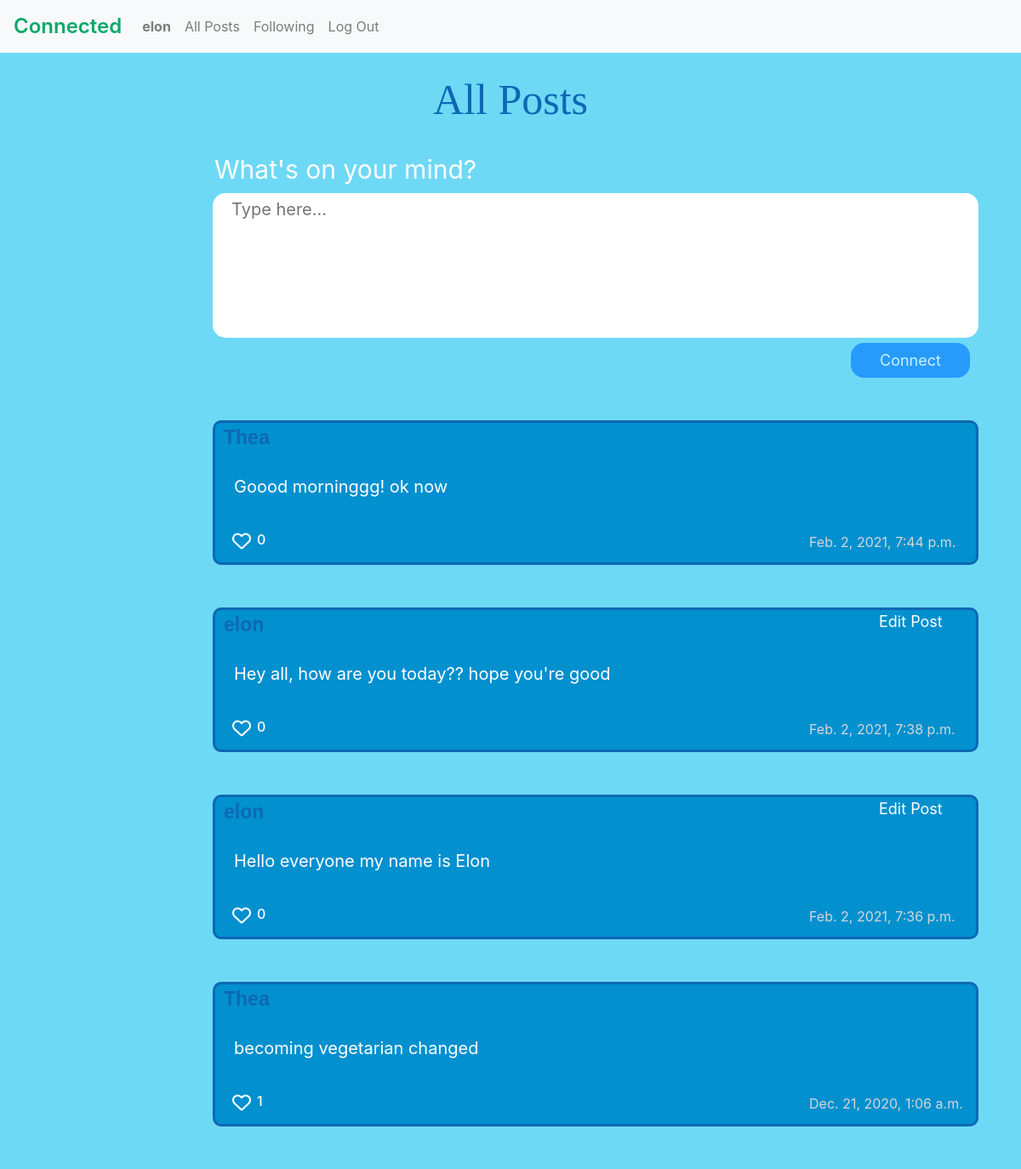
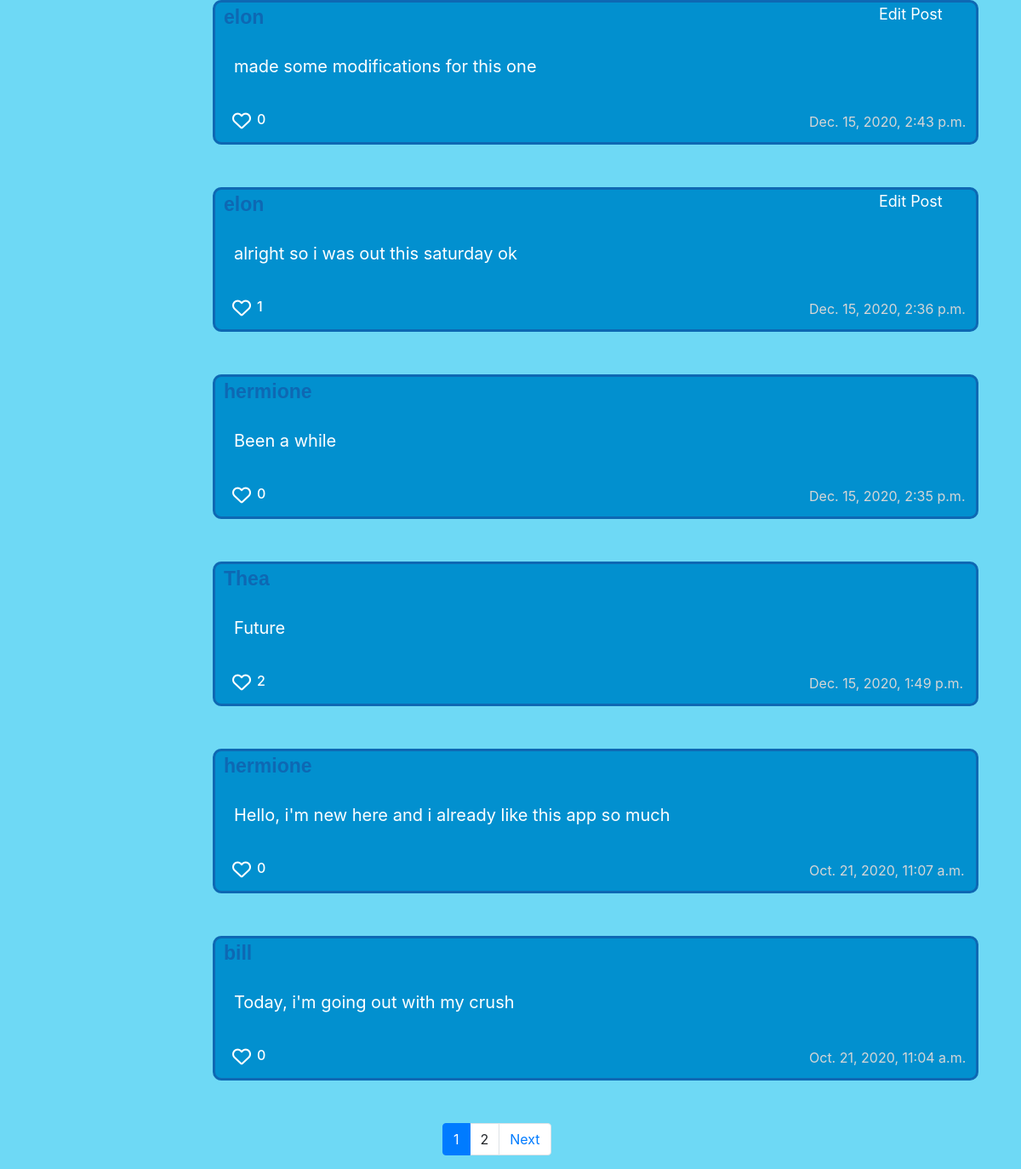
Screenshot of / (signed in) with the database file from the repository (2 pictures, top to bottom).
### network/models.py (models this page shows, shortened)
class User(AbstractUser):
    followers = models.ManyToManyField('self', related_name='following', symmetrical=False, blank=True)

class Post(models.Model):
    post_owner = models.ForeignKey(User, on_delete=models.CASCADE, related_name="person")
    post_content = models.CharField(blank=False, max_length=160)
    timestamp = models.DateTimeField(auto_now=False, auto_now_add=True)
    likes = models.ManyToManyField(User)
    def likes_count(self):
        return self.likes.count()

### network/views.py (the view)
# urls.py: path("", views.index, name="index"),
def index(request):
    posts = Post.objects.all().order_by('-timestamp')
    if request.method == 'GET':
        paginator = Paginator(posts, 10)
        page_number = request.GET.get('page')
        posts = paginator.get_page(page_number)
    elif request.method == 'POST':
        user = request.user
        post_content = request.POST["post_content"]
        information = Post.objects.create(post_owner=user, post_content=post_content)
        information.save()
    return render(request, "network/index.html", {
        'posts' : posts,
    })

### network/templates/network/index.html (shortened to what this page needs)
{% extends "network/layout.html" %}
{% load static %}
{% block body %}
 <h1 style='padding:10px; color: #0e68b3; display: flex; justify-content: center; font-family: Gill Sans; margin-top: 15px; font-size: 50px;'>All Posts</h1>
 <form action="{% url 'index' %}" method="POST">
{% if user.is_authenticated %}
  <div id="intro">What's on your mind? </div>
  <textarea id="type" style="resize: none" name='post_content'  class="news" placeholder="Type here..."></textarea>
  <div style='margin-left:1000px; margin-top:0px;'><input id="submit" style=' width:140px; font-size: 18px;  border-radius: 15px;'  class="btn btn-primary" type="submit" value="Connect"></div>
  {% endif %}
</form>
    {% for post in posts %}
    <div class="show_post" id="show-{{post.id}}">
     <div class="top" id="top-{{post.id}}">
       <div id="creator">
         <a href="{% url 'profile' post.post_owner.id %}">{{ post.post_owner }}</a>
        </div>
     <div>{% if request.user == post.post_owner %}
      <div class='edit-button stylingbtn' id="edit-{{post.id}}">Edit Post</div> <div style="display:none;" class="stylingbtn makeme" id="save-{{post.id}}" onclick="save(event)">Save</div>
      {% endif %}
    </div>
     </div>
     <div class="content" id="content-{{post.id}}"> {{ post.post_content }}</div>
     <div class="bottom">
      {% if request.user.is_authenticated %}
      <i data-id="{{post.id}}" id="heart-{{post.id}}" aria-hidden="true" class='far fa-heart like_button'></i>
      {% endif %}
      <h6 id="count-{{post.id}}" class="like_count">{{ post.likes_count }}</h6>
       <div id="time"> {{ post.timestamp }}</div></div>
    </div>
 {% endfor %}
<nav aria-label="..."  style="margin-left:35%;">
  <ul class="pagination">
      {% for num in posts.paginator.page_range %}
        {% if posts.number == num %}
        <li class="page-item active" aria-current="page">
        <a class="page-link">{{ num }}</a>
        </li>
     {% else %}
     <a class="page-link">{{ num }}</a>
        {% endif %}
      {% endfor %}
      {% if posts.has_next %}
      <li class="page-item">
      <a href="?page={{ posts.paginator.num_pages }}"><span class="page-link">Next</span></a>
      </li>
      {% endif %}
  </ul>
    </nav>
{% endblock %}

### network/templates/network/layout.html (shortened to what this page needs)
{% load static %}
<!DOCTYPE html>
<html lang="en">
    <head>
        <link rel="stylesheet" href="https://stackpath.bootstrapcdn.com/bootstrap/4.4.1/css/bootstrap.min.css">
        <link href="{% static 'network/styles.css' %}" rel="stylesheet">
    </head>
    <body>
        <nav class="navbar navbar-expand-lg navbar-light bg-light">
            <a class="navbar-brand" style="color: #0ba869; font-size:24px; font-weight: 600" href="{% url 'index' %}">Connected</a>
            <div>
              <ul class="navbar-nav mr-auto">
                {% if user.is_authenticated %}
                    <li class="nav-item">
                        <a class="nav-link" href="{% url 'profile' request.user.id %}"><strong>{{ user.username }}</strong></a>
                    </li>
                {% endif %}
                <li class="nav-item">
                  <a class="nav-link" href="{% url 'index' %}">All Posts</a>
                </li>
                {% if user.is_authenticated %}
                    <li class="nav-item">
                        <a class="nav-link" href="{% url 'following' %}">Following</a>
                    </li>
                    <li class="nav-item">
                        <a class="nav-link" href="{% url 'logout' %}">Log Out</a>
                    </li>
                {% endif %}
              </ul>
            </div>
          </nav>
        <div class="body">
            {% block body %}
            {% endblock %}
        </div>
    </body>
</html>

### network/static/network/styles.css (style rules this page uses)
body { background:#6ed9f5; }
#intro { color: #fff; font-size: 30px; margin-left: 252px; margin-top: 20px; }
.news { margin-left: 250px; width:900px; height: 170px; border-radius: 15px; border: none; outline: none; text-indent: 20px; font-size: 20px; margin-top: 5px; }
.news::placeholder { padding-top: 2px; font-size: 20px; }
.pagination { margin-left: 100px;; }
.show_post { width: 900px; height: 170px; border: 3px solid #0e68b3; background: #0290cf; color: #fff; border-radius: 10px; margin: 50px 250px; }
.top { display:flex; }
#creator { font-size: 23px; margin-left:10px; width: 770px; font-weight: bold; font-family: Arial, Helvetica, sans-serif; }
#creator a { cursor: pointer; text-decoration: none; font-weight: bold; color: #0e68b3; }
.stylingbtn { font-size: 18px; cursor: pointer; }
.content { font-size: 20px; padding-top: 25px; padding-left:22px; }
.bottom { display:flex; padding-top: 38px; }
#time { color: #D6D6D6; }
.far { padding-left: 20px; font-size: 22px; cursor: pointer; }
.like_count { position: relative; padding-left:7px; margin-bottom: 5px; width:656px; }

### rows the page displays
User: username "elon"
Post: post_owner "Thea", post_content "Goood morninggg! ok now", likes_count "0", timestamp "Feb. 2, 2021, 7:44 p.m."
Post: post_owner "elon", post_content "Hey all, how are you today?? hope you're good", likes_count "0", timestamp "Feb. 2, 2021, 7:38 p.m."
Post: post_owner "elon", post_content "Hello everyone my name is Elon", likes_count "0", timestamp "Feb. 2, 2021, 7:36 p.m."
Post: post_owner "Thea", post_content "becoming vegetarian changed", likes_count "1", timestamp "Dec. 21, 2020, 1:06 a.m."
Post: post_owner "elon", post_content "made some modifications for this one", likes_count "0", timestamp "Dec. 15, 2020, 2:43 p.m."
Post: post_owner "elon", post_content "alright so i was out this saturday ok", likes_count "1", timestamp "Dec. 15, 2020, 2:36 p.m."
Post: post_owner "hermione", post_content "Been a while", likes_count "0", timestamp "Dec. 15, 2020, 2:35 p.m."
Post: post_owner "Thea", post_content "Future", likes_count "2", timestamp "Dec. 15, 2020, 1:49 p.m."
Post: post_owner "hermione", post_content "Hello, i'm new here and i already like this app so much", likes_count "0", timestamp "Oct. 21, 2020, 11:07 a.m."
Post: post_owner "bill", post_content "Today, i'm going out with my crush", likes_count "0", timestamp "Oct. 21, 2020, 11:04 a.m."

### other values shown
{{ num }} "1"
{{ num }} "2"
